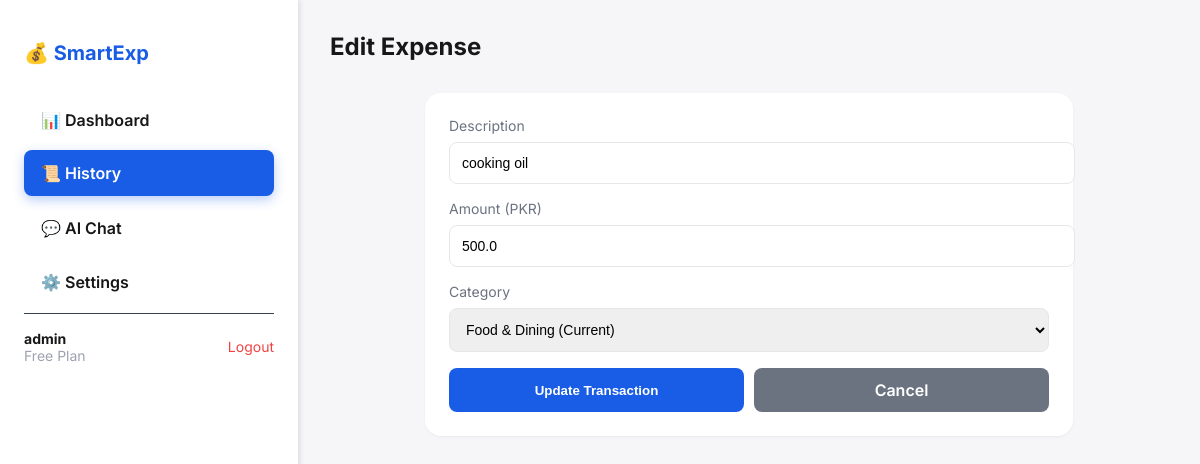
The app's page /edit_expense/49 (signed in) with its own data.
### tables this page shows
CREATE TABLE expenses (
            id INTEGER PRIMARY KEY AUTOINCREMENT,
            expense_text TEXT NOT NULL,
            amount REAL NOT NULL,
            category TEXT NOT NULL,
            date TEXT NOT NULL,
            user_id INTEGER,
            FOREIGN KEY (user_id) REFERENCES users (user_id)
        );

### run.py (the view)
@app.route('/edit_expense/<int:expense_id>', methods=['GET'])
@login_required
def edit_expense_page(expense_id):
    expense = database.get_expense_by_id(expense_id, session['user_id'])
    if not expense:
        flash('Transaction not found.', 'error')
        return redirect(url_for('history'))
    return render_template('edit_expense.html', page_title="Edit Expense", active_page="history", expense=expense, username=session['username'])

### database.py (called while the page is built)
def get_connection():
    conn = sqlite3.connect(DB_NAME)
    conn.row_factory = sqlite3.Row  # Access columns by name
    return conn

def get_expense_by_id(expense_id, user_id):
    conn = get_connection()
    c = conn.cursor()
    c.execute("SELECT * FROM expenses WHERE id = ? AND user_id = ?", (expense_id, user_id))
    row = c.fetchone()
    conn.close()
    return row

### run.py (called while the page is built)
def login_required(f):
    @wraps(f)
    def decorated_function(*args, **kwargs):
        if 'user_id' not in session:
            return redirect(url_for('login'))
        return f(*args, **kwargs)
    return decorated_function

### templates/edit_expense.html (shortened to what this page needs)
{% extends "base.html" %}
{% block content %}
<div class="top-bar">
    <div>
        <h1 style="margin:0; font-size: 1.5rem;">Edit Expense</h1>
    </div>
</div>
<div class="card" style="max-width: 600px; margin: 0 auto;">
    <form action="{{ url_for('update_expense_route', expense_id=expense['id']) }}" method="POST">
        <div class="form-group">
            <label>Description</label>
            <input type="text" name="text" value="{{ expense['expense_text'] }}" required>
        </div>
        <div class="form-group">
            <label>Amount (PKR)</label>
            <input type="number" step="0.01" name="amount" value="{{ expense['amount'] }}" required>
        </div>
        <div class="form-group">
            <label>Category</label>
            <select name="category">
                <option value="{{ expense['category'] }}" selected>{{ expense['category'] }} (Current)</option>
            </select>
        </div>
        <div style="display: flex; gap: 10px;">
            <button class="btn-primary" type="submit">Update Transaction</button>
            <a href="{{ url_for('history') }}" class="btn-primary" style="background-color: #6b7280; text-decoration: none; display: inline-block; text-align: center;">Cancel</a>
        </div>
    </form>
</div>
{% endblock %}

### static/css/style.css (style rules this page uses)
:root { --primary-color: #195DE6; --secondary-color: #144AC0; --bg-color: #F6F6F8; --sidebar-bg: #FFFFFF; --sidebar-text: #171717; --card-bg: #FFFFFF; --text-color: #171717; --text-muted: #6B7280; --success: #25D366; --warning: #f59e0b; --danger: #ef4444; }
body { font-family: 'Inter', -apple-system, BlinkMacSystemFont, "Segoe UI", Roboto, Helvetica, Arial, sans-serif; background-color: var(--bg-color); margin: 0; padding: 0; display: flex; height: 100vh; color: var(--text-color); overflow: hidden; }
.top-bar { display: flex; justify-content: space-between; align-items: center; margin-bottom: 2rem; }
.card { background: var(--card-bg); border-radius: 1rem; padding: 1.5rem; box-shadow: 0 1px 3px rgba(0,0,0,0.05); }
.form-group { margin-bottom: 1rem; }
label { display: block; margin-bottom: 0.5rem; font-size: 0.875rem; color: var(--text-muted); }
input, select { width: 100%; padding: 0.75rem; border: 1px solid #e5e7eb; border-radius: 0.5rem; font-size: 0.875rem; transition: border-color 0.2s; }
.btn-primary { display: inline-block; text-align: center; text-decoration: none; width: 100%; padding: 0.75rem; background-color: var(--primary-color); color: white; border: none; border-radius: 0.5rem; font-weight: 600; cursor: pointer; transition: background 0.2s; box-sizing: border-box; }

### records on screen
expenses: text "cooking oil", amount "500.0", category "Food & Dining (Current)"

### other values on screen
{{ username }} "admin"
